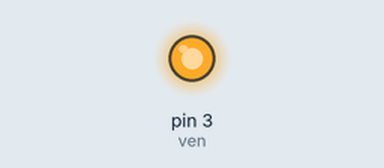
A sketch run on a simulated Arduino Uno, built with avr-gcc and run on an emulated ATmega328P. Parts: output pins drawn as LEDs (lit = HIGH).

Above: at 0.1 s.
Timing chart, 0 to 1.6 s (numbered marks = the images above):
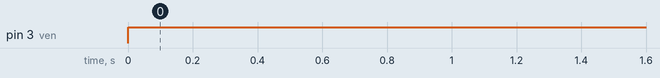

The sketch:

testrelay.ino
```cpp
int ven=3;


void setup() {
  // put your setup code here, to run once:
 pinMode(ven,OUTPUT);
}

void loop() {

  digitalWrite(ven,HIGH);


}
```

Measured:
- by itself, pin 3 (ven): LOW → HIGH at 0.00 s
